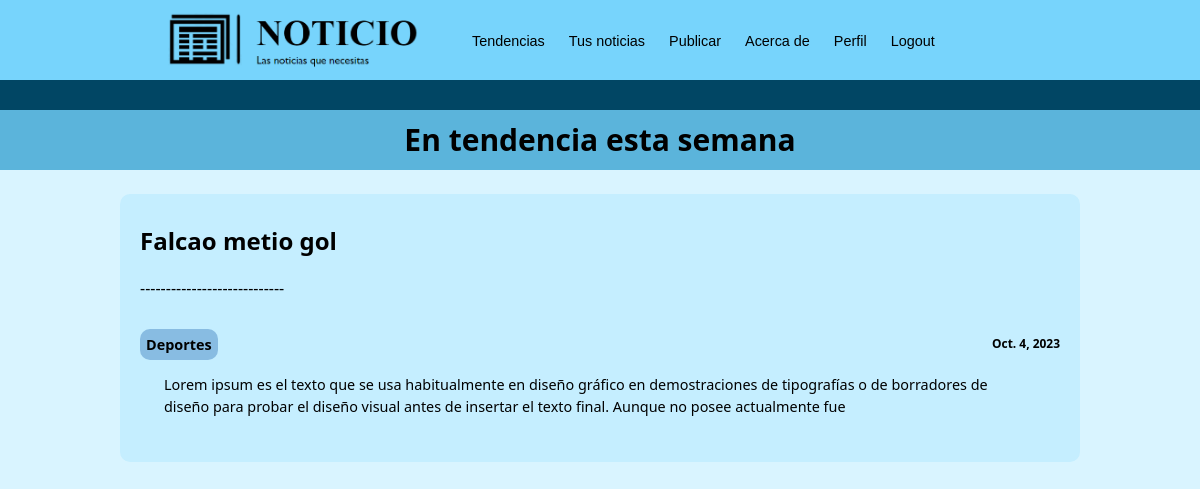
The app's page /noticia/7 (signed in) with its own data.
### main/models.py (models this page shows, shortened)
class Noticia(models.Model):
    TAGS = (
        ('Nacion','Nacion'),
        ("Industria","Industria"),
        ("Economia","Economia"),
        ("Deportes","Deportes"),
        ("Farandula","Farandula"),
        ("Política","Política"),
        ("Mundo","Mundo"),
        ("Opinion","Opinion"),
    )
    autor = models.CharField(max_length=30)
    tags = models.CharField(max_length=50, choices = TAGS)
    titulo = models.TextField(max_length=200)
    resumen = models.TextField(max_length=600)
    fecha = models.DateField(auto_now=True)
    user = models.ForeignKey('CustomUser', on_delete=models.CASCADE,null=True,blank=True)
    url = models.CharField(max_length=200, null=True, blank = True)
    contenido = models.TextField(max_length=4000,null=True)
    class Meta:
        ordering = ["fecha"]

### main/views.py (the view)
# urls.py: path("noticia/<int:id>",views.noticia),
def noticia(request, id):
    noticia = get_object_or_404(Noticia,id=id)
    return render(request, "main/noticia.html", {'noticia':noticia})

### main/templates/main/noticia.html (shortened to what this page needs)
{% extends 'main/layouts/nav1.html' %}
{% block content %}
<div class="contenedor-subtitulo">
    <p class="subtitle">En tendencia esta semana</p>
</div>
<div class="contenedor">
    <h2>{{noticia.titulo}}</h2>
    <p>----------------------------</p>
    <div class="info-noticia">
        <p class="tag-noticia">{{noticia.tags}}</p>
        <div>
            <h5>{{noticia.fecha}}</h5>
        </div>
    </div>
    <article style="padding-right: 5vw" class="bloque-texto">{{noticia.contenido}}</article>
</div>
{% endblock %}

### main/static/clases.css (style rules this page uses)
html { scroll-behavior: smooth; }
body { margin: 0px; font-family: system-ui, -apple-system, BlinkMacSystemFont, 'Segoe UI', Roboto, Oxygen, Ubuntu, Cantarell, 'Open Sans', 'Helvetica Neue', sans-serif; min-height: 100vh; background-color: #D9F4FF; }
.bloque-texto { padding-left: 2vw; line-height: 1.5; margin-bottom: 2vw; border-radius: 10px; font-size: max(13px, 1.2vw) }
.contenedor { background-color: #C5EEFF; border-radius: 10px; margin-left: 10vw; margin-right: 10vw; margin-top: 2vw; margin-bottom: 2vw; padding: 20px; padding-top: 10px; }
.contenedor-subtitulo { display: flex; justify-content: center; align-items: center; background-color: #5BB4DB; width: 100%; height: 5vw; min-height: 40px; }
.subtitle { font-size: max(20px, 2.5vw); font-weight: 700; margin: 0px; }
.info-noticia { display: flex; justify-content: space-between; font-weight: 600; font-size: max(13px, 1.2vw); }
.tag-noticia { background-color: #88BCE2; border-radius: 10px; align-self: baseline; padding: max(6px, 0.5vw); }

### records on screen
Noticia: titulo "Falcao metio gol", tags "Deportes", fecha "Oct. 4, 2023", contenido "Lorem ipsum es el texto que se usa habitualmente en diseño gráfico en demostraciones de tipografías o de borradores de diseño para probar el diseño visual antes de insertar el texto final. Aunque no posee actualmente fue"
